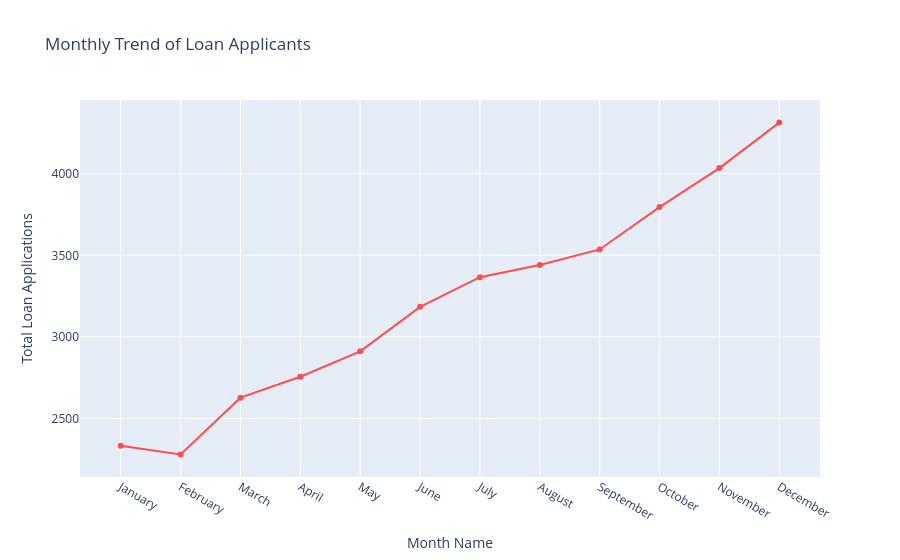

Source (notebook cell):
### Code cell
fig = px.line(monthly_trend, x='Month Name', y='Total Loan Applications', markers=True,
             color_discrete_sequence=['#ff4d4d'], title='Monthly Trend of Loan Applicants')
fig.update_traces(textposition='top center')
fig.show()

### Figure 1 — Plotly figure (JSON) as saved in the notebook; plotly's stock layout.template omitted (floating-point values rounded to 4 significant figures)
{"data": [{"hovertemplate": "Month Name=%{x}<br>Total Loan Applications=%{y}<extra></extra>", "legendgroup": "", "line": {"color": "#ff4d4d", "dash": "solid"}, "marker": {"symbol": "circle"}, "mode": "lines+markers", "name": "", "orientation": "v", "showlegend": false, "textposition": "top center", "type": "scatter", "x": ["January", "February", "March", "April", "May", "June", "July", "August", "September", "October", "November", "December"], "xaxis": "x", "y": [2332, 2279, 2627, 2755, 2911, 3184, 3366, 3441, 3536, 3796, 4035, 4314], "yaxis": "y"}], "layout": {"legend": {"tracegroupgap": 0}, "title": {"text": "Monthly Trend of Loan Applicants"}, "xaxis": {"anchor": "y", "domain": [0, 1], "title": {"text": "Month Name"}}, "yaxis": {"anchor": "x", "domain": [0, 1], "title": {"text": "Total Loan Applications"}}}}
